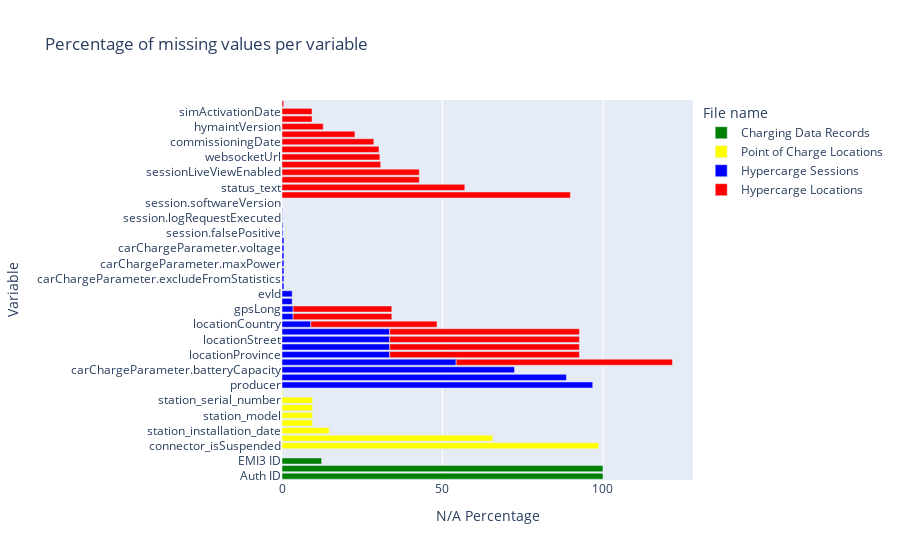

Notebook cell for this chart:
### Markdown cell above
Also from the plots created through the Missingno library, it's possible to see that after the cleaning process the distribution of the datasets is much better than before.
Particularly in the cdr dataset there are columns that seems not to be useful having all missing values, but as seen from the missing values rate representation, there are very few values that, however, are important in the following of the analysis.
Therefore, the decision was not to drop those columns.

### Code cell
dfs=[]
for file, name in zip([cdr_cleaned, hloc_cleaned, hses_cleaned, pdr_loc_cleaned], ['Charging Data Records', 'Hypercarge Locations', 'Hypercarge Sessions', 'Point of Charge Locations']):
    miss_val= [file[col].isna().sum() for col in file.columns]
    var_name = file.columns
    filename=name
    total_r=file.shape[0]

    dfs.append(pd.DataFrame({"File name": filename, "Variable":var_name, "Missing Values":miss_val, "Total Rows":total_r}))
df=pd.concat(dfs)
df=df[df["Missing Values"]!=0]
df["N/A Percentage"]=df["Missing Values"]/df["Total Rows"]*100
df.sort_values(by="N/A Percentage", ascending=False, inplace=True)

fig = px.bar(df,
             orientation="h", 
             y='Variable', 
             x='N/A Percentage', 
             color="File name", 
             color_discrete_map={'Charging Data Records': 'green', 
                                 'Hypercarge Locations': 'red', 
                                 'Hypercarge Sessions': 'blue',
                                 'Point of Charge Locations': 'yellow'}, 
            title='Percentage of missing values per variable')
fig.show()

### Figure 1 — Plotly figure (JSON) as saved in the notebook; plotly's stock layout.template omitted (floating-point values rounded to 4 significant figures)
{"data": [{"alignmentgroup": "True", "hovertemplate": "File name=Charging Data Records<br>N/A Percentage=%{x}<br>Variable=%{y}<extra></extra>", "legendgroup": "Charging Data Records", "marker": {"color": "green", "pattern": {"shape": ""}}, "name": "Charging Data Records", "offsetgroup": "Charging Data Records", "orientation": "h", "showlegend": true, "textposition": "auto", "type": "bar", "x": [100.0, 99.99, 12.35, 0.02633], "xaxis": "x", "y": ["Auth ID", "Contachilometri (Km)", "EMI3 ID", "Type Status"], "yaxis": "y"}, {"alignmentgroup": "True", "hovertemplate": "File name=Point of Charge Locations<br>N/A Percentage=%{x}<br>Variable=%{y}<extra></extra>", "legendgroup": "Point of Charge Locations", "marker": {"color": "yellow", "pattern": {"shape": ""}}, "name": "Point of Charge Locations", "offsetgroup": "Point of Charge Locations", "orientation": "h", "showlegend": true, "textposition": "auto", "type": "bar", "x": [98.67, 65.66, 14.7, 9.518, 9.518, 9.518, 9.518, 0.241], "xaxis": "x", "y": ["connector_isSuspended", "station_commissioning_date", "station_installation_date", "station_firmware", "station_model", "station_brand", "station_serial_number", "station_type_status"], "yaxis": "y"}, {"alignmentgroup": "True", "hovertemplate": "File name=Hypercarge Sessions<br>N/A Percentage=%{x}<br>Variable=%{y}<extra></extra>", "legendgroup": "Hypercarge Sessions", "marker": {"color": "blue", "pattern": {"shape": ""}}, "name": "Hypercarge Sessions", "offsetgroup": "Hypercarge Sessions", "orientation": "h", "showlegend": true, "textposition": "auto", "type": "bar", "x": [96.81, 88.61, 72.43, 54.26, 33.56, 33.56, 33.56, 33.56, 8.979, 3.452, 3.452, 3.169, 3.169, 0.5951, 0.5951, 0.5951, 0.5951, 0.5951, 0.5951, 0.5951, 0.2901, 0.2604, 0.09671, 0.09671, 0.007439], "xaxis": "x", "y": ["producer", "session.errorCode", "carChargeParameter.batteryCapacity", "locationUpdateNote", "locationProvince", "locationZipCode", "locationStreet", "locationTown", "locationCountry", "gpsLat", "gpsLong", "session.evId", "evId", "carChargeParameter.current", "carChargeParameter.excludeFromStatistics", "carChargeParameter.car", "carChargeParameter.maxPower", "session.carChargeParameterId", "carChargeParameter.voltage", "carChargeParameter.carChargeParameterId", "session.falsePositive", "physicalPosition", "session.logRequestExecuted", "session.logRequestResult", "session.softwareVersion"], "yaxis": "y"}, {"alignmentgroup": "True", "hovertemplate": "File name=Hypercarge Locations<br>N/A Percentage=%{x}<br>Variable=%{y}<extra></extra>", "legendgroup": "Hypercarge Locations", "marker": {"color": "red", "pattern": {"shape": ""}}, "name": "Hypercarge Locations", "offsetgroup": "Hypercarge Locations", "orientation": "h", "showlegend": true, "textposition": "auto", "type": "bar", "x": [89.84, 67.38, 59.09, 59.09, 59.09, 59.09, 56.95, 42.78, 42.78, 39.3, 30.75, 30.75, 30.75, 30.48, 30.21, 28.61, 22.73, 12.83, 9.358, 9.358, 0.5348], "xaxis": "x", "y": ["customerIccid", "locationUpdateNote", "locationStreet", "locationTown", "locationZipCode", "locationProvince", "status_text", "warrantyExpiration", "sessionLiveViewEnabled", "locationCountry", "gpsLat", "gpsLong", "surroundingChargers", "websocketUrl", "chargePointIdentity", "commissioningDate", "status_hycErrorCode", "hymaintVersion", "simLastRequest", "simActivationDate", "simIccid"], "yaxis": "y"}], "layout": {"barmode": "relative", "legend": {"title": {"text": "File name"}, "tracegroupgap": 0}, "title": {"text": "Percentage of missing values per variable"}, "xaxis": {"anchor": "y", "domain": [0, 1], "title": {"text": "N/A Percentage"}}, "yaxis": {"anchor": "x", "domain": [0, 1], "title": {"text": "Variable"}}}}
